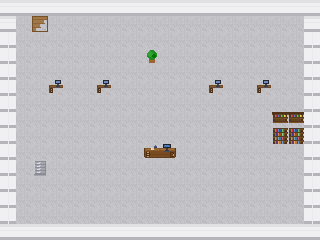

This game map was drawn from its Tiled (.tmx) file and the tilesets committed beside it. A one-line description and the trimmed map source follow:
An orthogonal 20x15 tile map with 16x16 px tiles, 3 tile layers (ground, structures, decorations), 1 hidden layer not drawn and 8 objects (5x computer, 2x spawn, stairs_down).

<map version="1.5" orientation="orthogonal" renderorder="right-down" width="20" height="15" tilewidth="16" tileheight="16" infinite="0" nextobjectid="9" nextlayerid="7">
 <tileset firstgid="1" name="indoor_tileset" tilewidth="16" tileheight="16" tilecount="82" columns="82">
  <image source="../../assets/tilesets/indoor_tileset.png" width="1312" height="16" />
  <tile id="4">
   <properties>
    <property name="solid" type="bool" value="true" />
   </properties>
  </tile>
  <tile id="5">
   <properties>
    <property name="solid" type="bool" value="true" />
   </properties>
  </tile>
  <tile id="6">
   <properties>
    <property name="solid" type="bool" value="true" />
   </properties>
  </tile>
  <tile id="7">
   <properties>
    <property name="solid" type="bool" value="true" />
   </properties>
  </tile>
  <tile id="8">
   <properties>
    <property name="solid" type="bool" value="true" />
   </properties>
  </tile>
  <tile id="9">
   <properties>
    <property name="solid" type="bool" value="true" />
   </properties>
  </tile>
  <tile id="10">
   <properties>
    <property name="solid" type="bool" value="true" />
   </properties>
  </tile>
  <tile id="11">
   <properties>
    <property name="solid" type="bool" value="true" />
   </properties>
  </tile>
  <tile id="15">
   <properties>
    <property name="solid" type="bool" value="true" />
   </properties>
  </tile>
  <tile id="16">
   <properties>
    <property name="solid" type="bool" value="true" />
   </properties>
  </tile>
  <tile id="17">
   <properties>
    <property name="solid" type="bool" value="true" />
   </properties>
  </tile>
  <tile id="19">
   <properties>
    <property name="solid" type="bool" value="true" />
   </properties>
  </tile>
  <tile id="22">
   <properties>
    <property name="solid" type="bool" value="true" />
   </properties>
  </tile>
  <tile id="23">
   <properties>
    <property name="solid" type="bool" value="true" />
   </properties>
  </tile>
  <tile id="24">
   <properties>
    <property name="solid" type="bool" value="true" />
   </properties>
  </tile>
  <tile id="25">
   <properties>
    <property name="solid" type="bool" value="true" />
   </properties>
  </tile>
  <tile id="27">
   <properties>
    <property name="solid" type="bool" value="true" />
   </properties>
  </tile>
  <tile id="28">
   <properties>
    <property name="solid" type="bool" value="true" />
   </properties>
  </tile>
  <tile id="29">
   <properties>
    <property name="solid" type="bool" value="true" />
   </properties>
  </tile>
  <tile id="30">
   <properties>
    <property name="solid" type="bool" value="true" />
   </properties>
  </tile>
  <tile id="31">
   <properties>
    <property name="solid" type="bool" value="true" />
   </properties>
  </tile>
  <tile id="32">
   <properties>
    <property name="solid" type="bool" value="true" />
   </properties>
  </tile>
  <tile id="33">
   <properties>
    <property name="solid" type="bool" value="true" />
   </properties>
  </tile>
  <tile id="34">
   <properties>
    <property name="solid" type="bool" value="true" />
   </properties>
  </tile>
  <tile id="35">
   <properties>
    <property name="solid" type="bool" value="true" />
   </properties>
  </tile>
  <tile id="37">
   <properties>
    <property name="solid" type="bool" value="true" />
   </properties>
  </tile>
  <tile id="38">
   <properties>
    <property name="solid" type="bool" value="true" />
   </properties>
  </tile>
  <tile id="39">
   <properties>
    <property name="solid" type="bool" value="true" />
   </properties>
  </tile>
  <tile id="41">
   <properties>
    <property name="solid" type="bool" value="true" />
   </properties>
  </tile>
  <tile id="42">
   <properties>
    <property name="solid" type="bool" value="true" />
   </properties>
  </tile>
  <tile id="43">
   <properties>
    <property name="solid" type="bool" value="true" />
   </properties>
  </tile>
  <tile id="44">
   <properties>
    <property name="solid" type="bool" value="true" />
   </properties>
  </tile>
  <tile id="45">
   <properties>
    <property name="solid" type="bool" value="true" />
   </properties>
  </tile>
  <tile id="70">
   <properties>
    <property name="solid" type="bool" value="true" />
   </properties>
  </tile>
  <tile id="71">
   <properties>
    <property name="solid" type="bool" value="true" />
   </properties>
  </tile>
  <tile id="72">
   <properties>
    <property name="solid" type="bool" value="true" />
   </properties>
  </tile>
  <tile id="73">
   <properties>
    <property name="solid" type="bool" value="true" />
   </properties>
  </tile>
  <tile id="74">
   <properties>
    <property name="solid" type="bool" value="true" />
   </properties>
  </tile>
  <tile id="75">
   <properties>
    <property name="solid" type="bool" value="true" />
   </properties>
  </tile>
  <tile id="76">
   <properties>
    <property name="solid" type="bool" value="true" />
   </properties>
  </tile>
  <tile id="77">
   <properties>
    <property name="solid" type="bool" value="true" />
   </properties>
  </tile>
  <tile id="78">
   <properties>
    <property name="solid" type="bool" value="true" />
   </properties>
  </tile>
  <tile id="79">
   <properties>
    <property name="solid" type="bool" value="true" />
   </properties>
  </tile>
  <tile id="80">
   <properties>
    <property name="solid" type="bool" value="true" />
   </properties>
  </tile>
 </tileset>
 <layer id="1" name="ground" width="20" height="15">
  <data>[300 cells, 300 non-empty, 1 distinct tile ids]</data>
 </layer>
 <layer id="2" name="structures" width="20" height="15">
  <data>[300 cells, 79 non-empty, 10 distinct tile ids]</data>
 </layer>
 <objectgroup id="3" name="objects">
  <object id="1" x="32" y="16" width="16" height="16" type="stairs_down">
   <properties>
    <property name="interactive_type" value="enter" />
    <property name="prompt_text" value="下楼" />
    <property name="target_map" value="nanhulou_f1" />
    <property name="spawn_point" value="nanhulou_f1_stairs" />
    <property name="transition_type" value="floor_change" />
   </properties>
  </object>
  <object id="2" x="48" y="80" width="16" height="16" type="computer">
   <properties>
    <property name="interactive_type" value="examine" />
    <property name="prompt_text" value="查看电脑" />
    <property name="display_name" value="电脑终端A" />
   </properties>
  </object>
  <object id="3" x="96" y="80" width="16" height="16" type="computer">
   <properties>
    <property name="interactive_type" value="examine" />
    <property name="prompt_text" value="查看电脑" />
    <property name="display_name" value="电脑终端B" />
   </properties>
  </object>
  <object id="4" x="208" y="80" width="16" height="16" type="computer">
   <properties>
    <property name="interactive_type" value="examine" />
    <property name="prompt_text" value="查看电脑" />
    <property name="display_name" value="电脑终端C" />
   </properties>
  </object>
  <object id="5" x="256" y="80" width="16" height="16" type="computer">
   <properties>
    <property name="interactive_type" value="examine" />
    <property name="prompt_text" value="查看电脑" />
    <property name="display_name" value="电脑终端D" />
   </properties>
  </object>
  <object id="6" x="144" y="144" width="32" height="16" type="computer">
   <properties>
    <property name="interactive_type" value="examine" />
    <property name="prompt_text" value="查看主终端" />
    <property name="display_name" value="主控电脑" />
   </properties>
  </object>
 </objectgroup>
 <layer id="4" name="collision" width="20" height="15" visible="0">
  <data>[300 cells, 12 non-empty, 1 distinct tile ids]</data>
 </layer>
 <objectgroup id="5" name="triggers">
  <!-- 2 objects omitted --></objectgroup>
 <layer id="6" name="decorations" width="20" height="15">
  <data>[300 cells, 0 non-empty, 0 distinct tile ids]</data>
 </layer>
</map>
<!-- 2 of 8 objects omitted -->
